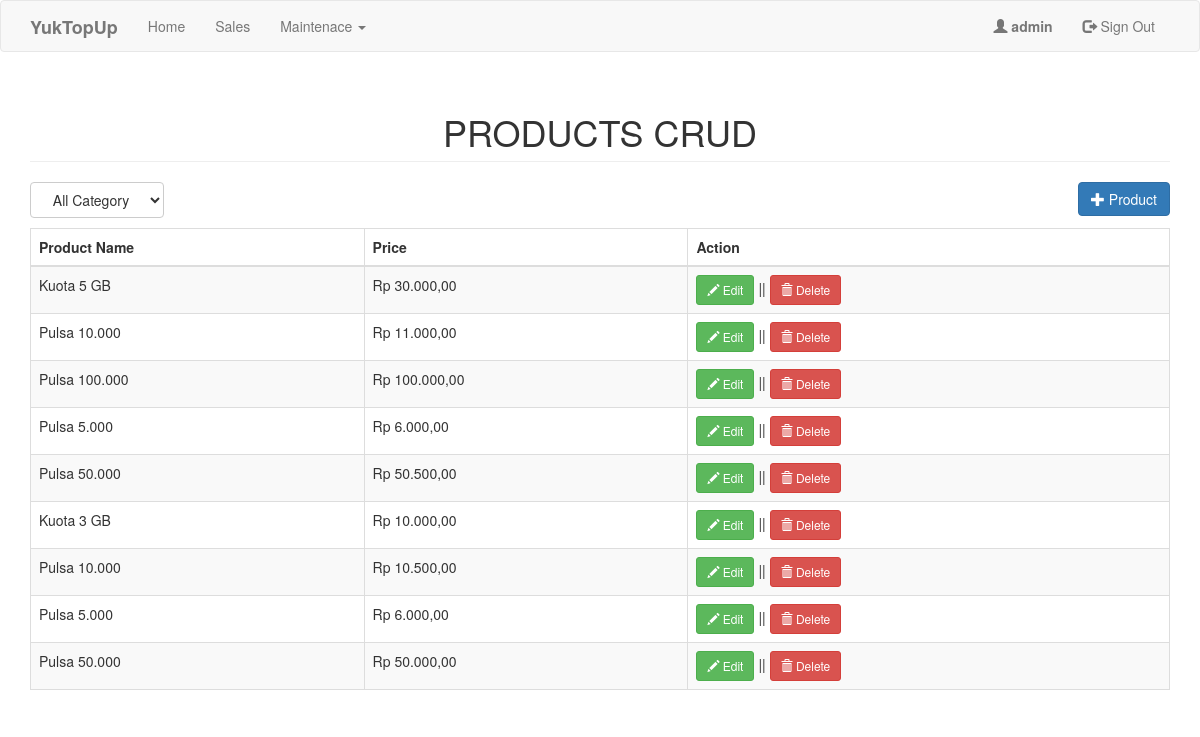
Page /product.php (signed in) on the committed database.
### tables this page shows
CREATE TABLE `product` (
  `productid` int(11) NOT NULL,
  `categoryid` int(1) NOT NULL,
  `productname` varchar(30) NOT NULL,
  `price` double NOT NULL
);

### product.php (the view, shortened to what this page needs)
<?php include('config.php');
?>
<!DOCTYPE html>
<html>
<head>
	<link rel="stylesheet" href="https://maxcdn.bootstrapcdn.com/bootstrap/3.3.7/css/bootstrap.min.css">
</head>
<body>
<nav class="navbar navbar-default">
  <div class="container">
    <div class="navbar-header">
      <a class="navbar-brand" href="admin.php"><b>YukTopUp</b></a>
    </div>
    <div class="collapse navbar-collapse" id="bs-example-navbar-collapse-1">
      <ul class="nav navbar-nav">
	  	<li><a href="admin.php">Home</a></li>
        <li><a href="sales.php">Sales</a></li>
        <li>
          <a href="#" class="dropdown-toggle" data-toggle="dropdown" role="button" aria-haspopup="true" aria-expanded="false">Maintenace <span class="caret"></span></a>
        </li>
      </ul>
      <ul class="nav navbar-nav navbar-right">
      <li><a href="#"><span class="glyphicon glyphicon-user"></span>     <strong><?php echo $_SESSION['username_admin'];?></strong></a></li>
      <li><a href="logout_admin.php"><span class="glyphicon glyphicon-log-out"></span>     Sign Out</a></li>
      </ul>
    </div>
  </div>
</nav>
<div class="container">
	<h1 class="page-header text-center">PRODUCTS CRUD</h1>
	<div class="row">
		<div class="col-md-12">
			<select id="catList" class="btn btn-default">
			<option value="0">All Category</option>
			</select>
			<a href="#addproduct" data-toggle="modal" class="pull-right btn btn-primary"><span class="glyphicon glyphicon-plus"></span> Product</a>
		</div>
	</div>
	<div style="margin-top:10px;">
		<table class="table table-striped table-bordered">
			<thead>
				<th>Product Name</th>
				<th>Price</th>
				<th>Action</th>
			</thead>
			<tbody>
				<?php
					$where = "";
					$sql="select * from product left join category on category.categoryid=product.categoryid $where order by product.categoryid asc, productname asc";
					$query=$conn->query($sql);
					while($row=$query->fetch_array()){
						?>
						<tr>
							<td><?php echo $row['productname']; ?></td>
							<td>&#82;&#112; <?php echo number_format($row['price'], 2,',','.'); ?></td>
							<td>
								<a href="#editproduct<?php echo $row['productid']; ?>" data-toggle="modal" class="btn btn-success btn-sm"><span class="glyphicon glyphicon-pencil"></span> Edit</a> || <a href="#deleteproduct<?php echo $row['productid']; ?>" data-toggle="modal" class="btn btn-danger btn-sm"><span class="glyphicon glyphicon-trash"></span> Delete</a>
							</td>
						</tr>
						<?php
					}
				?>
			</tbody>
		</table>
	</div>
</div>
</body>
</html>

### rows in the picture
product: productname "Kuota 5 GB", price "30.000,00"
product: productname "Pulsa 10.000", price "11.000,00"
product: productname "Pulsa 100.000", price "100.000,00"
product: productname "Pulsa 5.000", price "6.000,00"
product: productname "Pulsa 50.000", price "50.500,00"
product: productname "Kuota 3 GB", price "10.000,00"
product: productname "Pulsa 10.000", price "10.500,00"
product: productname "Pulsa 5.000", price "6.000,00"
product: productname "Pulsa 50.000", price "50.000,00"

### other values in the picture
$_SESSION['username_admin'] "admin"
